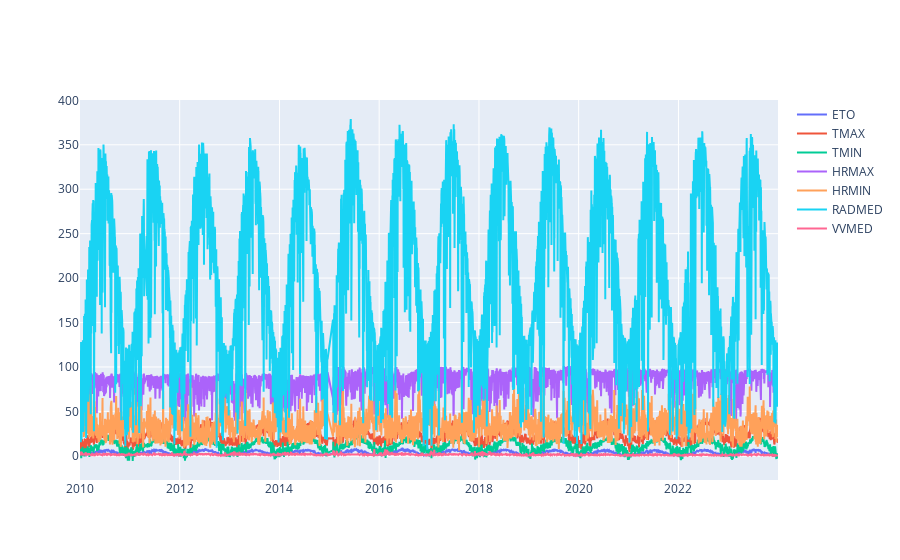

The notebook cell this image was saved under:
### Code cell
# Graphic of each variable
fig = go.Figure()
for c in estacionDatas.columns:
    fig.add_trace(go.Scatter(x= estacionDatas.index, y=estacionDatas[c],
                        name=c, mode='lines'))
fig.show()

### Figure 1 — Plotly figure (JSON) as saved in the notebook; plotly's stock layout.template omitted (floating-point values rounded to 4 significant figures; data arrays with more than 128 entries replaced by an {"elided": "..."} marker saying what was removed)
{"data": [{"mode": "lines", "name": "ETO", "type": "scatter", "x": {"elided": "5053 str values"}, "y": {"elided": "5053 float values"}}, {"mode": "lines", "name": "TMAX", "type": "scatter", "x": {"elided": "5053 str values"}, "y": {"elided": "5053 float values"}}, {"mode": "lines", "name": "TMIN", "type": "scatter", "x": {"elided": "5053 str values"}, "y": {"elided": "5053 float values"}}, {"mode": "lines", "name": "HRMAX", "type": "scatter", "x": {"elided": "5053 str values"}, "y": {"elided": "5053 float values"}}, {"mode": "lines", "name": "HRMIN", "type": "scatter", "x": {"elided": "5053 str values"}, "y": {"elided": "5053 float values"}}, {"mode": "lines", "name": "RADMED", "type": "scatter", "x": {"elided": "5053 str values"}, "y": {"elided": "5053 float values"}}, {"mode": "lines", "name": "VVMED", "type": "scatter", "x": {"elided": "5053 str values"}, "y": {"elided": "5053 float values"}}], "layout": {}}
